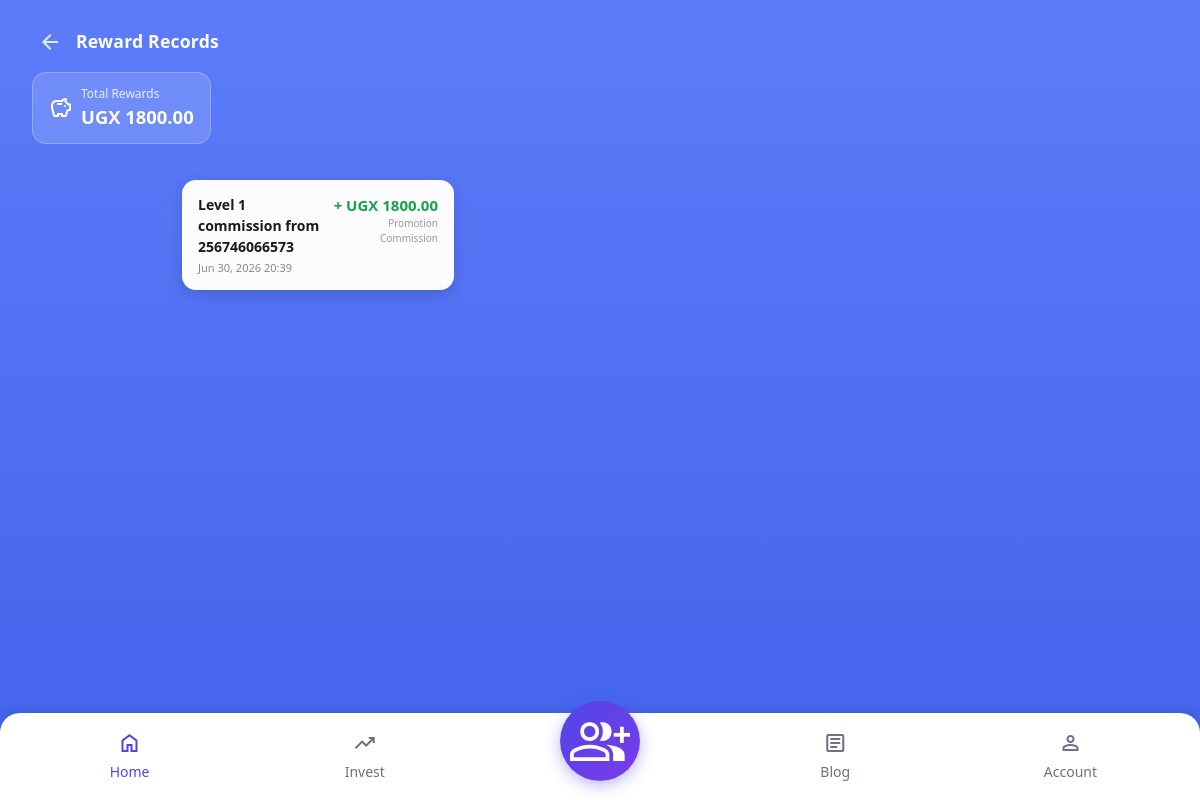
Screenshot of /users/rewards/ (signed in) with the database file from the repository.
### users/models.py (models this page shows, shortened)
class Transaction(models.Model):
    TRANSACTION_TYPES = [
        ('recharge',             'Recharge'),
        ('withdrawal',           'Withdrawal'),
        ('buy_product',          'Buy Product'),
        ('settlement',           'Settlement Income'),
        ('promotion_commission', 'Promotion Commission'),
        ('system_deduction',     'System Deduction'),
        ('referral_bonus',       'Referral Bonus'),
        ('vip_reward',           'VIP Reward'),
        ('blog_reward',          'Blog Post Reward'),      # ← NEW
    ]
    user = models.ForeignKey(
        settings.AUTH_USER_MODEL,
        on_delete=models.CASCADE,
        related_name='transactions'
    )
    transaction_number  = models.CharField(max_length=50, unique=True)
    transaction_type    = models.CharField(max_length=30, choices=TRANSACTION_TYPES)
    amount              = models.DecimalField(max_digits=12, decimal_places=2)
    balance_type    = models.CharField(max_length=30)
    balance_before  = models.DecimalField(max_digits=12, decimal_places=2)
    balance_after   = models.DecimalField(max_digits=12, decimal_places=2)
    description     = models.TextField(blank=True, null=True)
    reference_id    = models.CharField(max_length=100, blank=True, null=True)
    status          = models.CharField(max_length=20, default='completed')
    created_at = models.DateTimeField(auto_now_add=True)
    class Meta:
        verbose_name        = "Transaction"
        verbose_name_plural = "Transactions"
        ordering            = ['-created_at']

### users/views.py (the view)
# urls.py: path('rewards/',     include('users.urls')),
def rewards(request):
    profile = get_or_create_profile(request.user)
    if not profile:
        messages.error(request, 'Error loading profile.')
        return redirect('login')
    reward_transactions = Transaction.objects.filter(
        user=request.user, transaction_type='promotion_commission'
    ).order_by('-created_at')
    context = {
        'profile':             profile,
        'user':                request.user,
        'reward_transactions': reward_transactions,
        'total_rewards':       reward_transactions.aggregate(total=Sum('amount'))['total'] or Decimal('0'),
    }
    return render(request, 'account page/rewards.html', context)

### users/views.py (called while the page is built, shortened)
def get_or_create_profile(user):
    if not user.is_authenticated:
        return None
    if not user.pk:
        return None
    try:
        return UserProfile.objects.get(user=user)
    except Exception as e:
        print(f"Error getting profile: {e}")
        return None

### templates/account page/rewards.html (shortened to what this page needs)
{% extends 'base.html' %}
{% load static %}
{% block content %}
<div class="rewards-page">
    <div class="rewards-header">
        <div class="d-flex align-items-center gap-2">
            <a href="{% url 'account' %}" class="back-link">
                <span class="material-symbols-outlined">arrow_back</span>
            </a>
            <h5 class="fw-bold mb-0">Reward Records</h5>
        </div>
        <div class="total-rewards-badge">
            <span class="material-symbols-outlined">savings</span>
            <div>
                <span class="label">Total Rewards</span>
                <span class="amount">UGX {{ total_rewards|floatformat:2 }}</span>
            </div>
        </div>
    </div>
    <div class="rewards-content">
        {% if reward_transactions %}
            <div class="rewards-list">
                {% for txn in reward_transactions %}
                <div class="reward-card">
                    <div class="d-flex justify-content-between align-items-start gap-2">
                        <div>
                            <div class="desc">{{ txn.description|default:"Commission Reward" }}</div>
                            <div class="date">{{ txn.created_at|date:"M d, Y H:i" }}</div>
                        </div>
                        <div class="text-end">
                            <div class="amount">+ UGX {{ txn.amount|floatformat:2 }}</div>
                            <div class="type-tag">{{ txn.get_transaction_type_display|default:txn.transaction_type }}</div>
                        </div>
                    </div>
                </div>
                {% endfor %}
            </div>
        {% else %}
            <div class="rewards-empty">
                <span class="material-symbols-outlined">card_giftcard</span>
                <p>No reward records yet.</p>
                <a href="{% url 'team' %}" class="invite-btn">Invite Friends to Earn</a>
            </div>
        {% endif %}
    </div>
</div>
{% endblock %}

### templates/base.html (style rules this page uses)
:root { --primary-color: #4f46e5; --secondary-color: #7c3aed; --success-color: #10b981; --warning-color: #f59e0b; }

### templates/account page/rewards.html (style rules this page uses)
.rewards-page { background: linear-gradient(180deg, #5C7CFA 0%, #4263EB 100%); min-height: 100vh; padding-bottom: 90px; }
.rewards-header { padding: 18px 20px 22px 20px; color: #fff; }
.rewards-header .back-link { color: #fff; opacity: 0.85; text-decoration: none; display: inline-flex; align-items: center; justify-content: center; width: 36px; height: 36px; border-radius: 50%; transition: background 0.2s; }
.rewards-header h5 { font-size: 1.1rem; letter-spacing: 0.2px; }
.total-rewards-badge { display: inline-flex; align-items: center; gap: 8px; margin-top: 12px; background: rgba(255, 255, 255, 0.15); backdrop-filter: blur(6px); border: 1px solid rgba(255, 255, 255, 0.25); border-radius: 14px; padding: 12px 16px; color: #fff; }
.total-rewards-badge .label { font-size: 12px; opacity: 0.85; display: block; }
.total-rewards-badge .amount { font-size: 1.15rem; font-weight: 700; }
.rewards-content { padding: 4px 16px 20px 16px; max-width: 720px; margin: 0 auto; }
.rewards-list { display: grid; grid-template-columns: 1fr; gap: 10px; }
.reward-card { background: rgba(255, 255, 255, 0.98); border-radius: 14px; padding: 14px 16px; box-shadow: 0 4px 16px rgba(0, 0, 0, 0.15); }
.reward-card .desc { font-size: 14px; font-weight: 600; color: #1a1a1a; margin-bottom: 3px; }
.reward-card .date { font-size: 11px; color: #888; }
.reward-card .amount { font-size: 15px; font-weight: 700; color: #16a34a; white-space: nowrap; }
.reward-card .type-tag { font-size: 10px; color: #999; text-transform: capitalize; }
@media (min-width: 600px) { .rewards-list { grid-template-columns: 1fr 1fr; } }
@media (min-width: 992px) { .rewards-header { padding: 24px 32px 28px 32px; } }
@media (min-width: 992px) { .rewards-content { max-width: 900px; padding: 8px 32px 40px 32px; } }
@media (min-width: 992px) { .rewards-list { grid-template-columns: 1fr 1fr 1fr; } }

### rows the page displays
Transaction: description "Level 1 commission from 256746066573", created_at "Jun 30, 2026 20:39", amount "1800.00", transaction_type "Promotion Commission"

### other values shown
{{ total_rewards|floatformat:2 }} "1800.00"
